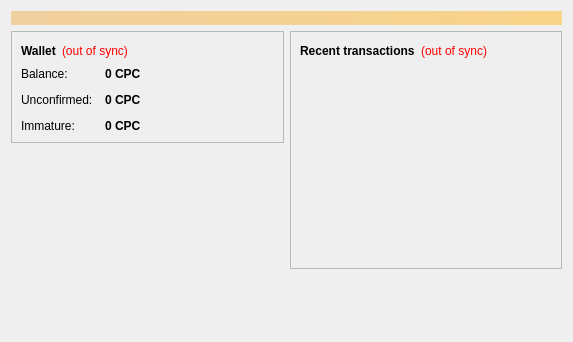
<?xml version="1.0" encoding="UTF-8"?>
<ui version="4.0">
 <class>OverviewPage</class>
 <widget class="QWidget" name="OverviewPage">
  <property name="geometry">
   <rect>
    <x>0</x>
    <y>0</y>
    <width>573</width>
    <height>342</height>
   </rect>
  </property>
  <property name="windowTitle">
   <string>Form</string>
  </property>
  <layout class="QVBoxLayout" name="topLayout">
   <item>
    <widget class="QLabel" name="labelAlerts">
     <property name="visible">
      <bool>false</bool>
     </property>
     <property name="styleSheet">
      <string notr="true">background-color: qlineargradient(x1: 0, y1: 0, x2: 1, y2: 0, stop:0 #F0D0A0, stop:1 #F8D488); color:#000000;</string>
     </property>
     <property name="wordWrap">
      <bool>true</bool>
     </property>
     <property name="margin">
      <number>3</number>
     </property>
    </widget>
   </item>
   <item>
    <layout class="QHBoxLayout" name="horizontalLayout" stretch="1,1">
     <item>
      <layout class="QVBoxLayout" name="verticalLayout_2">
       <item>
        <widget class="QFrame" name="frame">
         <property name="frameShape">
          <enum>QFrame::StyledPanel</enum>
         </property>
         <property name="frameShadow">
          <enum>QFrame::Raised</enum>
         </property>
         <layout class="QVBoxLayout" name="verticalLayout_4">
          <item>
           <layout class="QHBoxLayout" name="horizontalLayout_4">
            <item>
             <widget class="QLabel" name="label_5">
              <property name="font">
               <font>
                <weight>75</weight>
                <bold>true</bold>
               </font>
              </property>
              <property name="text">
               <string>Wallet</string>
              </property>
             </widget>
            </item>
            <item>
             <widget class="QLabel" name="labelWalletStatus">
              <property name="toolTip">
               <string>The displayed information may be out of date. Your wallet automatically synchronizes with the Bitcoin network after a connection is established, but this process has not completed yet.</string>
              </property>
              <property name="styleSheet">
               <string notr="true">QLabel { color: red; }</string>
              </property>
              <property name="text">
               <string notr="true">(out of sync)</string>
              </property>
              <property name="alignment">
               <set>Qt::AlignLeading|Qt::AlignLeft|Qt::AlignVCenter</set>
              </property>
             </widget>
            </item>
            <item>
             <spacer name="horizontalSpacer_2">
              <property name="orientation">
               <enum>Qt::Horizontal</enum>
              </property>
              <property name="sizeHint" stdset="0">
               <size>
                <width>40</width>
                <height>20</height>
               </size>
              </property>
             </spacer>
            </item>
           </layout>
          </item>
          <item>
           <layout class="QFormLayout" name="formLayout_2">
            <property name="fieldGrowthPolicy">
             <enum>QFormLayout::AllNonFixedFieldsGrow</enum>
            </property>
            <property name="horizontalSpacing">
             <number>12</number>
            </property>
            <property name="verticalSpacing">
             <number>12</number>
            </property>
            <item row="0" column="0">
             <widget class="QLabel" name="label">
              <property name="text">
               <string>Balance:</string>
              </property>
             </widget>
            </item>
            <item row="0" column="1">
             <widget class="QLabel" name="labelBalance">
              <property name="font">
               <font>
                <weight>75</weight>
                <bold>true</bold>
               </font>
              </property>
              <property name="cursor">
               <cursorShape>IBeamCursor</cursorShape>
              </property>
              <property name="toolTip">
               <string>Your current balance</string>
              </property>
              <property name="text">
               <string notr="true">0 CPC</string>
              </property>
              <property name="textInteractionFlags">
               <set>Qt::LinksAccessibleByMouse|Qt::TextSelectableByKeyboard|Qt::TextSelectableByMouse</set>
              </property>
             </widget>
            </item>
            <item row="1" column="0">
             <widget class="QLabel" name="label_3">
              <property name="text">
               <string>Unconfirmed:</string>
              </property>
             </widget>
            </item>
            <item row="1" column="1">
             <widget class="QLabel" name="labelUnconfirmed">
              <property name="font">
               <font>
                <weight>75</weight>
                <bold>true</bold>
               </font>
              </property>
              <property name="cursor">
               <cursorShape>IBeamCursor</cursorShape>
              </property>
              <property name="toolTip">
               <string>Total of transactions that have yet to be confirmed, and do not yet count toward the current balance</string>
              </property>
              <property name="text">
               <string notr="true">0 CPC</string>
              </property>
              <property name="textInteractionFlags">
               <set>Qt::LinksAccessibleByMouse|Qt::TextSelectableByKeyboard|Qt::TextSelectableByMouse</set>
              </property>
             </widget>
            </item>
            <item row="2" column="0">
             <widget class="QLabel" name="labelImmatureText">
              <property name="text">
               <string>Immature:</string>
              </property>
             </widget>
            </item>
            <item row="2" column="1">
             <widget class="QLabel" name="labelImmature">
              <property name="font">
               <font>
                <weight>75</weight>
                <bold>true</bold>
               </font>
              </property>
              <property name="toolTip">
               <string>Mined balance that has not yet matured</string>
              </property>
              <property name="text">
               <string notr="true">0 CPC</string>
              </property>
              <property name="textInteractionFlags">
               <set>Qt::LinksAccessibleByMouse|Qt::TextSelectableByKeyboard|Qt::TextSelectableByMouse</set>
              </property>
             </widget>
            </item>
           </layout>
          </item>
         </layout>
        </widget>
       </item>
       <item>
        <spacer name="verticalSpacer">
         <property name="orientation">
          <enum>Qt::Vertical</enum>
         </property>
         <property name="sizeHint" stdset="0">
          <size>
           <width>20</width>
           <height>40</height>
          </size>
         </property>
        </spacer>
       </item>
      </layout>
     </item>
     <item>
      <layout class="QVBoxLayout" name="verticalLayout_3">
       <item>
        <widget class="QFrame" name="frame_2">
         <property name="frameShape">
          <enum>QFrame::StyledPanel</enum>
         </property>
         <property name="frameShadow">
          <enum>QFrame::Raised</enum>
         </property>
         <layout class="QVBoxLayout" name="verticalLayout">
          <item>
           <layout class="QHBoxLayout" name="horizontalLayout_2">
            <item>
             <widget class="QLabel" name="label_4">
              <property name="text">
               <string>&lt;b&gt;Recent transactions&lt;/b&gt;</string>
              </property>
             </widget>
            </item>
            <item>
             <widget class="QLabel" name="labelTransactionsStatus">
              <property name="toolTip">
               <string>The displayed information may be out of date. Your wallet automatically synchronizes with the Bitcoin network after a connection is established, but this process has not completed yet.</string>
              </property>
              <property name="styleSheet">
               <string notr="true">QLabel { color: red; }</string>
              </property>
              <property name="text">
               <string notr="true">(out of sync)</string>
              </property>
              <property name="alignment">
               <set>Qt::AlignRight|Qt::AlignTrailing|Qt::AlignVCenter</set>
              </property>
             </widget>
            </item>
            <item>
             <spacer name="horizontalSpacer">
              <property name="orientation">
               <enum>Qt::Horizontal</enum>
              </property>
              <property name="sizeHint" stdset="0">
               <size>
                <width>40</width>
                <height>20</height>
               </size>
              </property>
             </spacer>
            </item>
           </layout>
          </item>
          <item>
           <widget class="QListView" name="listTransactions">
            <property name="styleSheet">
             <string notr="true">QListView { background: transparent; }</string>
            </property>
            <property name="frameShape">
             <enum>QFrame::NoFrame</enum>
            </property>
            <property name="verticalScrollBarPolicy">
             <enum>Qt::ScrollBarAlwaysOff</enum>
            </property>
            <property name="horizontalScrollBarPolicy">
             <enum>Qt::ScrollBarAlwaysOff</enum>
            </property>
            <property name="selectionMode">
             <enum>QAbstractItemView::NoSelection</enum>
            </property>
           </widget>
          </item>
         </layout>
        </widget>
       </item>
       <item>
        <spacer name="verticalSpacer_2">
         <property name="orientation">
          <enum>Qt::Vertical</enum>
         </property>
         <property name="sizeHint" stdset="0">
          <size>
           <width>20</width>
           <height>40</height>
          </size>
         </property>
        </spacer>
       </item>
      </layout>
     </item>
    </layout>
   </item>
  </layout>
 </widget>
 <resources/>
 <connections/>
</ui>
